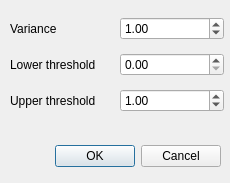
<?xml version="1.0" encoding="UTF-8"?>
<ui version="4.0">
 <class>CannyEdgeDialog</class>
 <widget class="QDialog" name="CannyEdgeDialog">
  <property name="geometry">
   <rect>
    <x>0</x>
    <y>0</y>
    <width>230</width>
    <height>183</height>
   </rect>
  </property>
  <property name="windowTitle">
   <string>Canny Edge Detection</string>
  </property>
  <widget class="QDialogButtonBox" name="buttonBox">
   <property name="geometry">
    <rect>
     <x>20</x>
     <y>140</y>
     <width>201</width>
     <height>32</height>
    </rect>
   </property>
   <property name="orientation">
    <enum>Qt::Horizontal</enum>
   </property>
   <property name="standardButtons">
    <set>QDialogButtonBox::Cancel|QDialogButtonBox::Ok</set>
   </property>
  </widget>
  <widget class="QWidget" name="layoutWidget">
   <property name="geometry">
    <rect>
     <x>10</x>
     <y>10</y>
     <width>214</width>
     <height>110</height>
    </rect>
   </property>
   <layout class="QVBoxLayout" name="verticalLayout">
    <item>
     <layout class="QHBoxLayout" name="horizontalLayout_3">
      <item>
       <widget class="QLabel" name="label">
        <property name="text">
         <string>Variance</string>
        </property>
       </widget>
      </item>
      <item>
       <widget class="QDoubleSpinBox" name="varianceSpinBox">
        <property name="value">
         <double>1.000000000000000</double>
        </property>
       </widget>
      </item>
     </layout>
    </item>
    <item>
     <layout class="QHBoxLayout" name="horizontalLayout_2">
      <item>
       <widget class="QLabel" name="label_3">
        <property name="text">
         <string>Lower threshold</string>
        </property>
       </widget>
      </item>
      <item>
       <widget class="QDoubleSpinBox" name="lowThreSpinBox"/>
      </item>
     </layout>
    </item>
    <item>
     <layout class="QHBoxLayout" name="horizontalLayout">
      <item>
       <widget class="QLabel" name="label_2">
        <property name="text">
         <string>Upper threshold</string>
        </property>
       </widget>
      </item>
      <item>
       <widget class="QDoubleSpinBox" name="highThreSpinBox">
        <property name="value">
         <double>1.000000000000000</double>
        </property>
       </widget>
      </item>
     </layout>
    </item>
   </layout>
  </widget>
 </widget>
 <resources/>
 <connections>
  <connection>
   <sender>buttonBox</sender>
   <signal>accepted()</signal>
   <receiver>CannyEdgeDialog</receiver>
   <slot>accept()</slot>
   <hints>
    <hint type="sourcelabel">
     <x>248</x>
     <y>254</y>
    </hint>
    <hint type="destinationlabel">
     <x>157</x>
     <y>274</y>
    </hint>
   </hints>
  </connection>
  <connection>
   <sender>buttonBox</sender>
   <signal>rejected()</signal>
   <receiver>CannyEdgeDialog</receiver>
   <slot>reject()</slot>
   <hints>
    <hint type="sourcelabel">
     <x>316</x>
     <y>260</y>
    </hint>
    <hint type="destinationlabel">
     <x>286</x>
     <y>274</y>
    </hint>
   </hints>
  </connection>
 </connections>
</ui>
